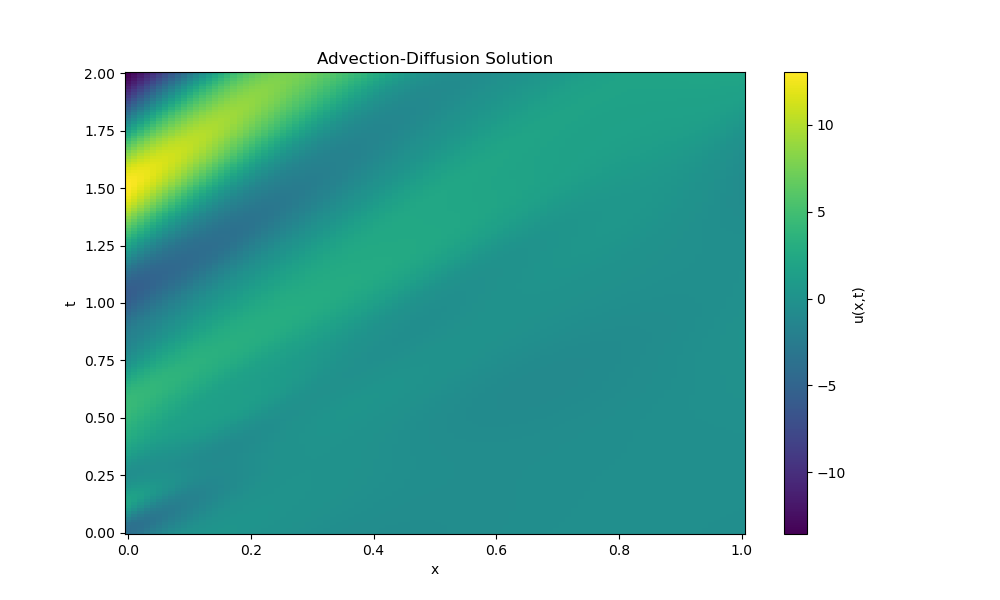

Write Python code to recreate this figure.
import deepxde as dde
import numpy as np
#from deepxde.backend import paddle as bkd

# Parameters
v = 0.5  # Advection velocity
alpha = 0.01  # Thermal diffusivity
f = 1 # Frequency
diff = 0.01
#dde.backend.set_default_backend("paddle")
# Define PDE
def pde1(x, u):
    du_t = dde.grad.jacobian(u, x, i=0, j=1)  # ∂u/∂t
    du_x = dde.grad.jacobian(u, x, i=0, j=0)  # ∂u/∂x
    du_xx = dde.grad.hessian(u, x, i=0, j=0)  # ∂²u/∂x²
    return du_t + (v+diff) * du_x - alpha * du_xx # Differential equation (advection differential equation)

def pde2(x, u):
    du_t = dde.grad.jacobian(u, x, i=0, j=1)  # ∂u/∂t
    du_x = dde.grad.jacobian(u, x, i=0, j=0)  # ∂u/∂x
    du_xx = dde.grad.hessian(u, x, i=0, j=0)  # ∂²u/∂x²
    return du_t + v * du_x - alpha * du_xx # Differential equation (advection differential equation)

# Time-varying boundary condition
def boundary_L(x, on_boundary):
    return on_boundary and np.isclose(x[0], 0)

def boundary_R(x, on_boundary):
    return on_boundary and np.isclose(x[0], 1)

def bc_func_L1(x):
    return np.sin(2 * np.pi * f * x[:, 1:2])  # u(0, t) = sin(2πt)

def bc_func_L2(x):
    return np.sin(2 * np.pi * f * x[:, 1:2])

def bc_func_R(x):
    return np.zeros((len(x), 1))  # u(1, t) = 0

Lx=1 # function domain
T=2

# Geometry and time domain
geom = dde.geometry.Interval(0, Lx)
timedomain = dde.geometry.TimeDomain(0, T)
geomtime = dde.geometry.GeometryXTime(geom, timedomain)


for i in [4]:
    f=i/10

    # Define BCs and ICs
    bc_L1 = dde.icbc.DirichletBC(geomtime, bc_func_L1, boundary_L)
    bc_L2 = dde.icbc.DirichletBC(geomtime, bc_func_L2, boundary_L)
    bc_R = dde.icbc.DirichletBC(geomtime, bc_func_R, boundary_R)
    ic = dde.icbc.IC(geomtime, lambda x: 0, lambda _, on_initial: on_initial)

    Nt=160 # Number of gridpoints in output
    Nx=100

    # Compile data
    data1 = dde.data.TimePDE(
        geomtime,
        pde1,
        [bc_L1, bc_R, ic],
        num_domain=1000,
        num_boundary=Nx,
        num_initial=Nt,
    )
    data2 = dde.data.TimePDE(
        geomtime,
        pde2,
        [bc_L2, bc_R, ic],
        num_domain=1000,
        num_boundary=Nx,
        num_initial=Nt,
    )

    # Build and train the model (replace with DeepONet architecture)
    net1 = dde.nn.FNN([2] + [64] * 4 + [1], "tanh", "Glorot normal") #fully connected neural network
    net2 = dde.nn.FNN([2] + [64] * 4 + [1], "tanh", "Glorot normal")
    model1 = dde.Model(data1, net1)
    model1.compile("adam", lr=1e-3)
    losshistory1,train_state1=model1.train(iterations=2000)
    dde.saveplot(losshistory1, train_state1, issave=True, isplot=False,output_dir='output_dir1')
    model2 = dde.Model(data2, net2)
    model2.compile("adam", lr=1e-3)
    losshistory2,train_state2=model2.train(iterations=2000)
    dde.saveplot(losshistory2, train_state2, issave=True, isplot=False,output_dir='output_dir2')

    # Create test points
    x = np.linspace(0, Lx, Nx)
    t = np.linspace(0, T, Nt)
    X, T = np.meshgrid(x, t)
    xt = np.vstack((X.flatten(), T.flatten())).T
    u_pred1 = model1.predict(xt)
    u_pred1 = u_pred1.reshape(X.shape)
    u_pred2 = model2.predict(xt)
    u_pred2 = u_pred2.reshape(X.shape)
    u_pred3 = (u_pred1 - u_pred2)/diff

    import matplotlib.pyplot as plt
    plt.figure(figsize=(10, 6))
    plt.pcolormesh(X, T, u_pred3, shading="auto")
    plt.colorbar(label="u(x,t)")
    plt.xlabel("x")
    plt.ylabel("t")
    plt.title("Advection-Diffusion Solution")
    plt.savefig('advection-diffusion-velocity'+str(i)+'.png')

    # 1st step: plot 3d graph using matlab plot3, draw comparison figure
    # 2nd step: try different architectures like DeepONet and PI-DeepONet
    # 3rd step: try different parameters for v, alpha, f, etc. Sensitivity analysis (variation delT/delF, etc.)
    # 4th step: automatic differentiation (???)
